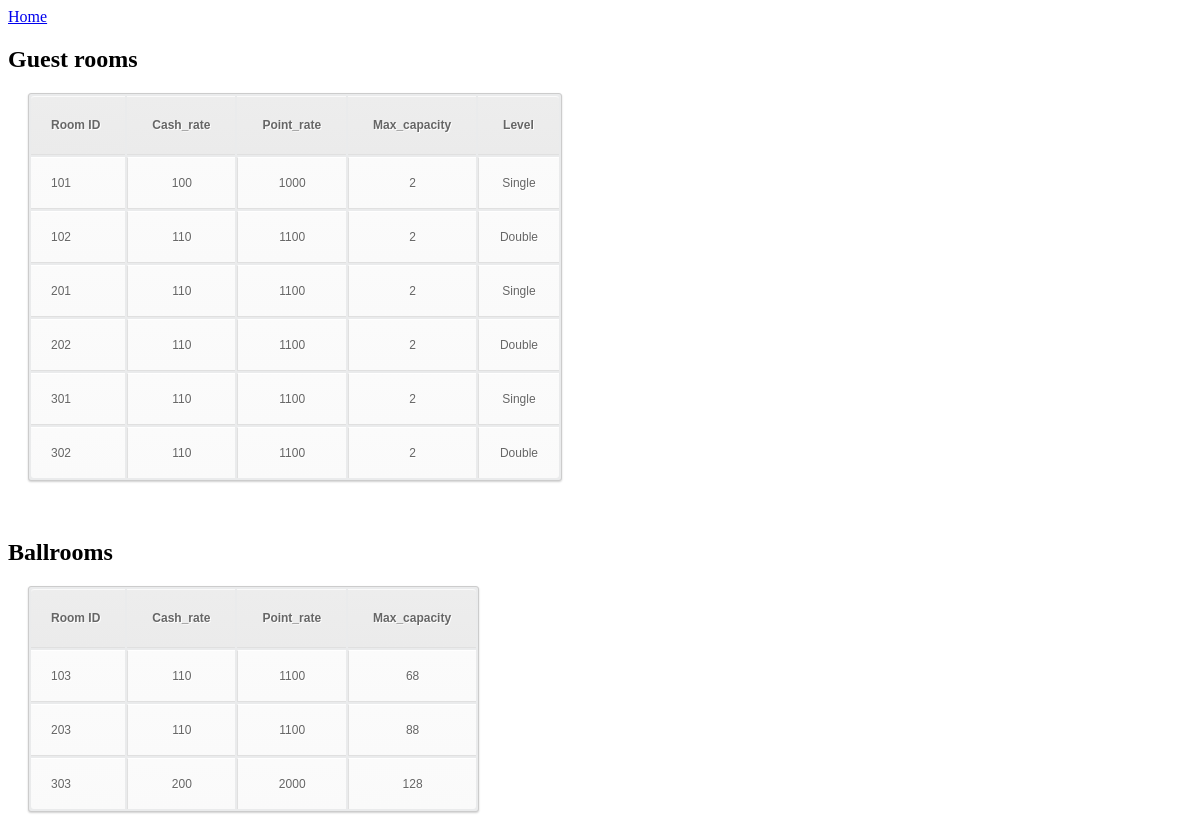
The app's page /web/getAllRoomInfo.php with its own data.
### tables this page shows
CREATE TABLE guest_room (
	room_id            integer not null,
	room_level         varchar(10),
	primary key (room_id),
	foreign key (room_id) references room(room_id)
);

CREATE TABLE room (
	room_id            integer not null,
	cash_rate          integer,
	point_rate         integer,
	max_capacity       integer,
	type               varchar(10),
	primary key (room_id)
);

CREATE TABLE ballroom (
	room_id            integer not null,
	area               integer,
	primary key (room_id),
	foreign key (room_id) references room(room_id)
);

### web/getAllRoomInfo.php (the view, shortened to what this page needs)
<!DOCTYPE html>
<html lang="en">
<head>
<link rel="stylesheet" href="css/table.css"
</head>
<body>
<div>
<?php include 'return_to_home.php';?>
</div>
<h2>Guest rooms</h2>
<?php
    $query = "select R.room_id, cash_rate, point_rate, max_capacity, room_level
                FROM room R, guest_room G
                WHERE R.room_id=G.room_id";
    $result = mysql_query($query);
    echo "<table><tr><th>Room ID</th><th>Cash_rate</th><th>Point_rate</th>
        <th>Max_capacity</th><th>Level</th>";
    while($room = mysql_fetch_array($result)){
        echo "<tr><td>".$room["room_id"]."</td><td>".$room["cash_rate"]."</td><td>"
        .$room["point_rate"]."</td><td>".$room["max_capacity"]."</td><td>".$room["room_level"]."</td></tr>";
    }
    echo "</table>";
?>
<br><h2>Ballrooms</h2>
<?php
    $query = "select * from room, ballroom WHERE room.room_id=ballroom.room_id";
    $result = mysql_query($query);
    echo "<table><tr><th>Room ID</th><th>Cash_rate</th><th>Point_rate</th>
        <th>Max_capacity</th>";
    while($room = mysql_fetch_array($result)){
        echo "<tr><td>".$room["room_id"]."</td><td>".$room["cash_rate"]."</td><td>"
        .$room["point_rate"]."</td><td>".$room["max_capacity"]."</td></tr>";
    }
    echo "</table>";
?>
</body>
</html>

### web/css/table.css (style rules this page uses)
table { font-family:Arial, Helvetica, sans-serif; color:#666; font-size:12px; text-shadow: 1px 1px 0px #fff; background:#eaebec; margin:20px; border:#ccc 1px solid; -moz-border-radius:3px; -webkit-border-radius:3px; border-radius:3px; -moz-box-shadow: 0 1px 2px #d1d1d1; -webkit-box-shadow: 0 1px 2px #d1d1d1; box-shadow: 0 1px 2px #d1d1d1; }
table th { padding:21px 25px 22px 25px; border-top:1px solid #fafafa; border-bottom:1px solid #e0e0e0; background: #ededed; background: -webkit-gradient(linear, left top, left bottom, from(#ededed), to(#ebebeb)); background: -moz-linear-gradient(top, #ededed, #ebebeb); }
table th:first-child { text-align: left; padding-left:20px; }
table tr:first-child th:first-child { -moz-border-radius-topleft:3px; -webkit-border-top-left-radius:3px; border-top-left-radius:3px; }
table tr:first-child th:last-child { -moz-border-radius-topright:3px; -webkit-border-top-right-radius:3px; border-top-right-radius:3px; }
table tr { text-align: center; padding-left:20px; }
table tr td:first-child { text-align: left; padding-left:20px; border-left: 0; }
table tr td { padding:18px; border-top: 1px solid #ffffff; border-bottom:1px solid #e0e0e0; border-left: 1px solid #e0e0e0; background: #fafafa; background: -webkit-gradient(linear, left top, left bottom, from(#fbfbfb), to(#fafafa)); background: -moz-linear-gradient(top, #fbfbfb, #fafafa); }
table tr:last-child td { border-bottom:0; }
table tr:last-child td:first-child { -moz-border-radius-bottomleft:3px; -webkit-border-bottom-left-radius:3px; border-bottom-left-radius:3px; }
table tr:last-child td:last-child { -moz-border-radius-bottomright:3px; -webkit-border-bottom-right-radius:3px; border-bottom-right-radius:3px; }

### records on screen
guest_room: room_id.room_id "101", room_id.cash_rate "100", room_id.point_rate "1000", room_id.max_capacity "2", room_level "Single"
guest_room: room_id.room_id "102", room_id.cash_rate "110", room_id.point_rate "1100", room_id.max_capacity "2", room_level "Double"
guest_room: room_id.room_id "201", room_id.cash_rate "110", room_id.point_rate "1100", room_id.max_capacity "2", room_level "Single"
guest_room: room_id.room_id "202", room_id.cash_rate "110", room_id.point_rate "1100", room_id.max_capacity "2", room_level "Double"
guest_room: room_id.room_id "301", room_id.cash_rate "110", room_id.point_rate "1100", room_id.max_capacity "2", room_level "Single"
guest_room: room_id.room_id "302", room_id.cash_rate "110", room_id.point_rate "1100", room_id.max_capacity "2", room_level "Double"
ballroom: room_id "103", room_id.cash_rate "110", room_id.point_rate "1100", room_id.max_capacity "68"
ballroom: room_id "203", room_id.cash_rate "110", room_id.point_rate "1100", room_id.max_capacity "88"
ballroom: room_id "303", room_id.cash_rate "200", room_id.point_rate "2000", room_id.max_capacity "128"
